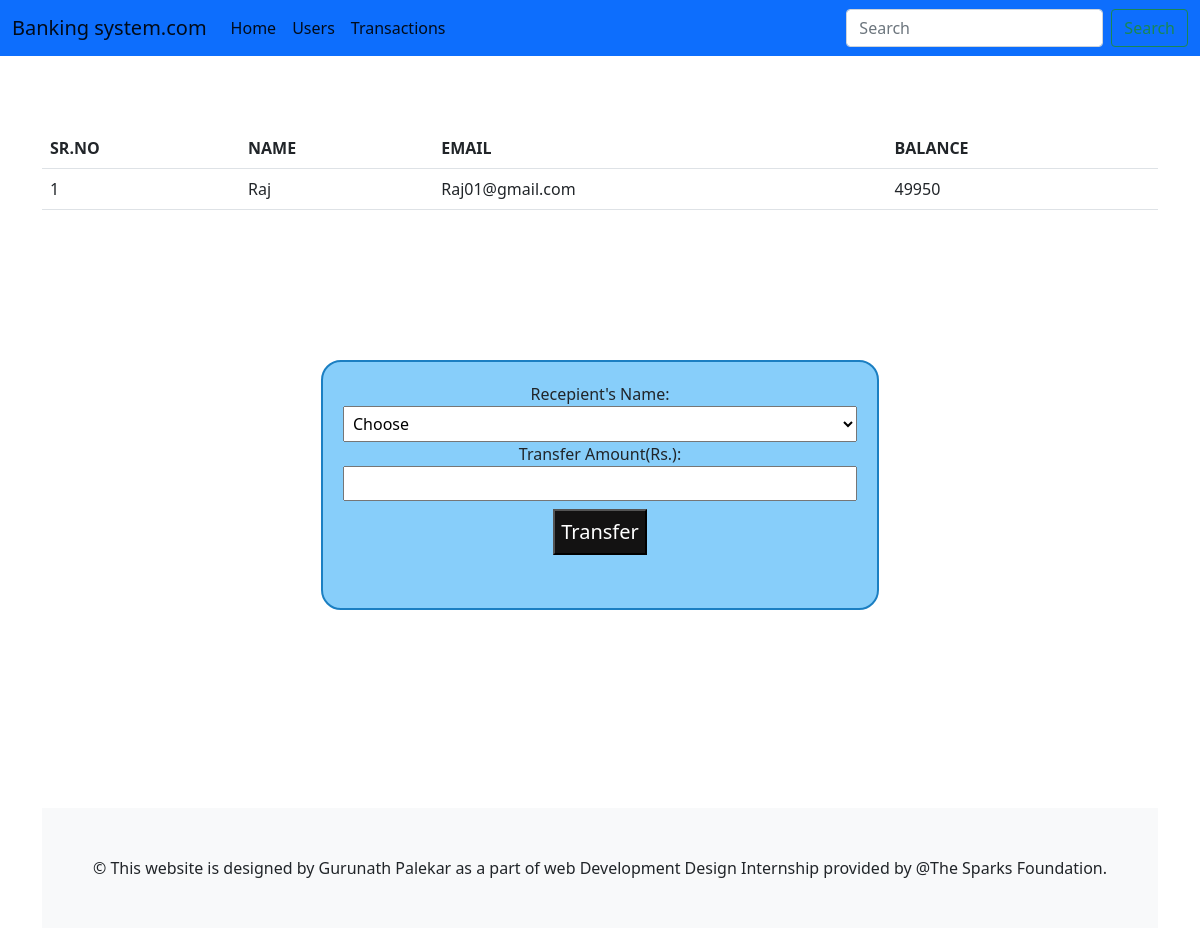
The page /transfer.php?id=1 on the database its author committed.
### tables this page shows
CREATE TABLE `users` (
  `id` int(3) NOT NULL,
  `name` text NOT NULL,
  `email` varchar(30) NOT NULL,
  `balance` int(8) NOT NULL
);

### transfer.php (the view, shortened to what this page needs)
<?php include'navbar.php';
?>
<?php
  include 'config.php';
  ?>
<!doctype html>
<html lang="en">
  <head>
    <link href="https://cdn.jsdelivr.net/npm/bootstrap@5.1.0/dist/css/bootstrap.min.css" rel="stylesheet">
  </head>
  <body>
<?php
    $sid=$_GET['id'];
    $sql="SELECT * FROM users WHERE id='$sid'";
    $result=$conn->query($sql);
    $row=mysqli_fetch_assoc($result);
     ?>
     <div class="container"><br><br><br>
<table class="table table-striped">
  <thead>
    <tr>
      <th scope="col">SR.NO</th>
      <th scope="col">NAME</th>
      <th scope="col">EMAIL</th>
      <th scope="col">BALANCE</th>
    <tr>
    <tr>
    <td><?php echo $row['id'];?></td>
        <td><?php echo $row['name'];?></td>
        <td><?php echo $row['email'];?></td>
        <td><?php echo $row['balance'];?></td>
     </tr>
  </thead>
    </table>
    </div>
    <div class="container" align="center">
    <div class="form">
    <form method="post">
        Recepient's Name:
        <br>
        <select id="user" name="user">
            <option value="" selected disabled>Choose</option>
        </select>
        <br>
        Transfer Amount(Rs.):
        <br>
        <input type="text" name="amount" required>
        <br>
        <input type="submit"  name="submit" value="Transfer">
    </form>
    </div>
  </body>
  <?php include'footer.php';?>
</html>

### transfer.php (style rules this page uses)
.form { border: 2px solid rgb(27, 127, 194); border-radius: 20px; width: 50%; height: 250px; margin: 150px auto; padding: 20px; background-color: lightskyblue; }
.form input[type="text"], select { width: 100%; padding: 5px; font-size: 0.9rem; }
.form input[type="submit"] { text-align: center; font-size: 20px; font-weight: 400; background-color: rgb(19, 18, 18); color: white; margin: 8px auto; cursor: pointer; padding: 6px; }

### rows shown on the page
users: id "1", name "Raj", email "Raj01@gmail.com", balance "49950"
